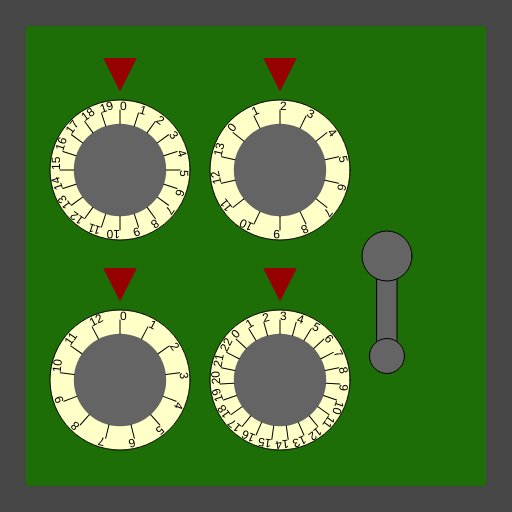
Frame 1 (no input)
Frame 60 (no input): identical to frame 1, image omitted
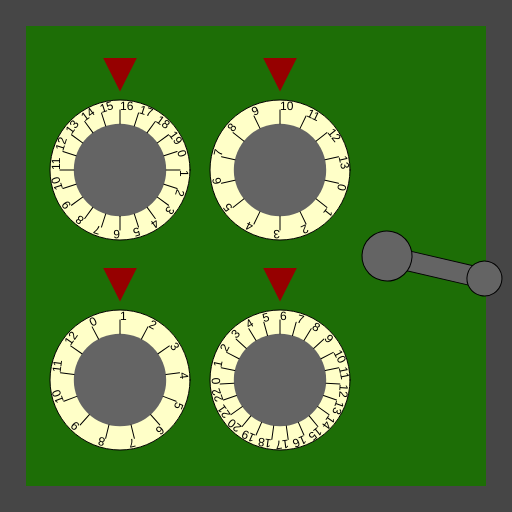
Frame 120 (the mouse pressed at the canvas centre since frame 60)

The p5.js sketch that drew these frames (run headless with seeded random() and noise() and a simulated clock; from frame 60 on, the mouse is pressed at the canvas centre):

// p5.js sketch
// ── sketch.js
/*

Officer: 1661810
CaseNum: 303-2-38084885-1661810

Case 303 - The Case of the Crooked Attorney
Stage 3 - The Gates Bank

I’ve made an appointment for you at the Gates Bank to retrieve your safe deposit box from the vault.
Actually you will break into Torvalds’ one.

Crack the safe by doing the following:

	Whilst the mouse is moving:
	- Make Secure_Store_Code_0 equal to the value of mouseY
	- Use the 'min' function to prevent Secure_Store_Code_0 from going above 16

	When the mouse button is pressed:
	- Increment Secure_Store_Code_1 by 1
	- Use the 'min' function to prevent Secure_Store_Code_1 from going above 10

	Whilst the mouse is moving:
	- Make Secure_Store_Code_2 equal to the value of mouseY
	- Use the 'constrain' function to prevent Secure_Store_Code_2 from falling below 2 and going above 10

	Whilst the mouse is moving:
	- Increment Secure_Store_Code_3 by 3
	- Use the 'min' function to prevent Secure_Store_Code_3 from going above 16

	When the mouse button is pressed:
	- Make Secure_Store_Code_4 equal to the value of mouseY
	- Use the 'min' function to prevent Secure_Store_Code_4 from going above 77



This time you'll need to create the relevant event handlers yourself.

There are many possible ways of investigating this case, but you
should use ONLY the following commands:

	- The assignment operator aka. the equals sign !
	- mouseX, mouseY
	- Incrementing +=
	- Decrementing -=
	- min, max
	- constrain

*/

//declare the variables

var Secure_Store_Code_0;
var Secure_Store_Code_1;
var Secure_Store_Code_2;
var Secure_Store_Code_3;
var Secure_Store_Code_4;


function preload()
{
	//IMAGES WILL BE LOADED HERE

}

function setup()
{
	createCanvas(512,512);

	//initialise the variables
	Secure_Store_Code_0 = 0;
	Secure_Store_Code_1 = 0;
	Secure_Store_Code_2 = 0;
	Secure_Store_Code_3 = 0;
	Secure_Store_Code_4 = 0;

}

///////////////////EVENT HANDLERS///////////////////

//Create event handlers here to open the safe ...
//Whilst the mouse is moving:
	//- Make Secure_Store_Code_0 equal to the value of mouseY
	//- Use the 'min' function to prevent Secure_Store_Code_0 from going above 16
    //- Make Secure_Store_Code_2 equal to the value of mouseY
    //	- Use the 'constrain' function to prevent Secure_Store_Code_2 from falling below 2 and going above 10
    //- Increment Secure_Store_Code_3 by 3
	//- Use the 'min' function to prevent Secure_Store_Code_3 from going above 16
function mouseMoved(){
    Secure_Store_Code_0 = min(16,mouseY);
    Secure_Store_Code_2 = constrain(mouseY, 2, 10);
    Secure_Store_Code_3 = min(16, Secure_Store_Code_3+3);
}

//When the mouse button is pressed:
//	- Increment Secure_Store_Code_1 by 1
//	- Use the 'min' function to prevent Secure_Store_Code_1 from going above 10
//- Make Secure_Store_Code_4 equal to the value of mouseY
//	- Use the 'min' function to prevent Secure_Store_Code_4 from going above 77

function mousePressed(){
    Secure_Store_Code_1 = min(10, Secure_Store_Code_1+1);
    Secure_Store_Code_4 = min(77, mouseY);
}

///////////////DO NOT CHANGE CODE BELOW THIS POINT///////////////////

function draw()
{

	//Draw the safe door
	background(70);
	noStroke();
	fill(29,110,6);
	rect(26,26,width-52,width-52);

	//Draw the combination dials
	push();
	translate(120,170);
	drawDial(140,Secure_Store_Code_0, 20);
	pop();

	push();
	translate(120,380);
	drawDial(140,Secure_Store_Code_1, 13);
	pop();

	push();
	translate(280,170);
	drawDial(140,Secure_Store_Code_2, 14);
	pop();

	push();
	translate(280,380);
	drawDial(140,Secure_Store_Code_3, 23);
	pop();

	//Draw the lever
	push();
	translate(width - 125,256);
	drawLever(Secure_Store_Code_4);
	pop();


}

function drawDial(diameter,num,maxNum)
{
	//the combination lock

	var r = diameter * 0.5;
	var p = r * 0.6;

	stroke(0);
	fill(255,255,200);
	ellipse(0,0,diameter,diameter);
	fill(100);
	noStroke();
	ellipse(0,0,diameter*0.66,diameter*0.66);
	fill(150,0,0);
	triangle(
		-p * 0.4,-r-p,
		p * 0.4,-r-p,
		0,-r-p/5
	);

	noStroke();

	push();
	var inc = 360/maxNum;

	rotate(radians(-num * inc));
	for(var i = 0; i < maxNum; i++)
	{
		push();
		rotate(radians(i * inc));
		stroke(0);
		line(0,-r*0.66,0,-(r-10));
		noStroke();
		fill(0);
		text(i,0,-(r-10));
		pop();
	}

	pop();
}

function drawLever(rot)
{
	push();
	rotate(radians(-rot))
	stroke(0);
	fill(100);
	rect(-10,0,20,100);
	ellipse(0,0,50,50);
	ellipse(0,100,35,35);
	pop();
}
